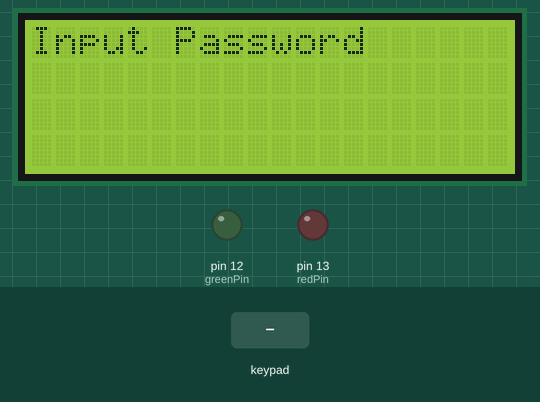
Recording of a sketch running on a simulated Arduino Uno, built with avr-gcc and run on an emulated ATmega328P. On the bench: 20×4 character LCD, output pins drawn as LEDs (lit = HIGH). The inputs (shaded band) are chosen by the test bench.

Above: at 1.2 s.
1.3 s: key '#' pressed
At 2.0 s:
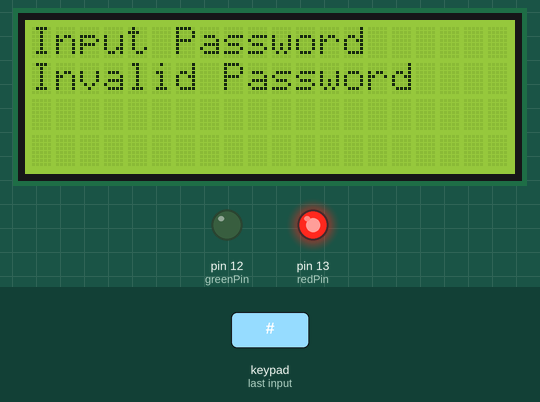
4.3 s: keypad keys 2 4 3 6 # pressed 0.4 s apart
At 6.7 s:
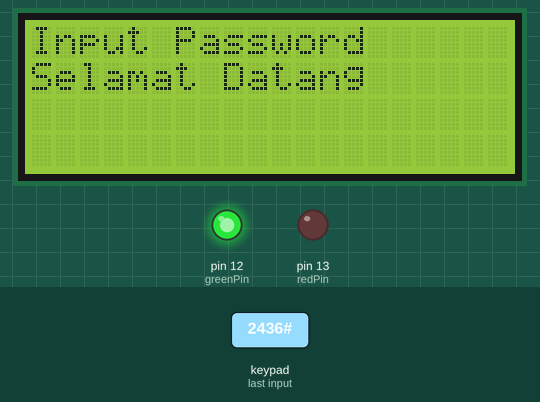
7.8 s: key '1' pressed
At 9.5 s:
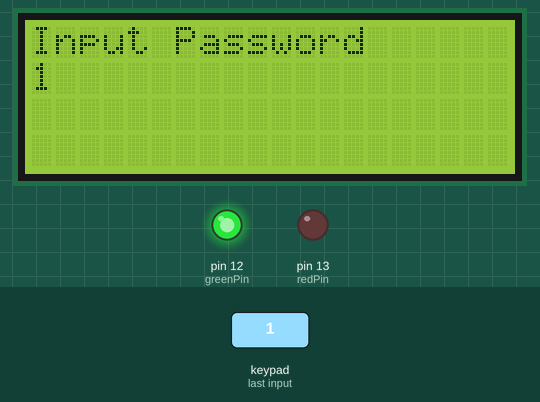
10.4 s: keypad keys 9 8 7 6 pressed 0.4 s apart
At 11.9 s:
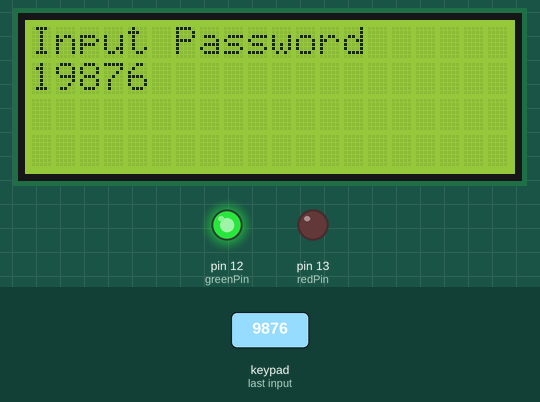
Timing chart, 0 to 13.4 s (numbered marks = the images above; inputs shaded):
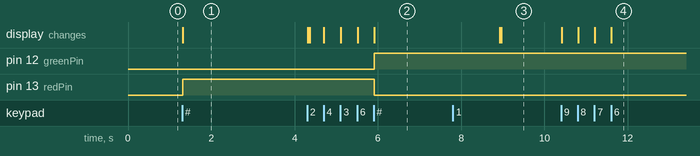

The sketch:

PraktikSistemKeamanan.ino
```cpp
#include <LiquidCrystal_I2C.h>
#include <Keypad.h>

LiquidCrystal_I2C lcd(0x27,20,4);

const byte ROWS = 4;
const byte COLS = 4;

char Keys[ROWS][COLS] = {
  {'1','2','3','A'},
  {'4','5','6','B'},
  {'7','8','9','C'},
  {'*','0','#','D'}
};

byte rowPins[ROWS] = { 9, 8, 7, 6 };
byte colPins[COLS] = { 5, 4, 3, 2 };

Keypad customKeypad = Keypad( makeKeymap(Keys), rowPins, colPins, ROWS, COLS);    //Masukkan info keypad pada library


char customKey;
int number = 0;
int password = 2436;
int redPin = 13;
int greenPin = 12;
void setup() {
  lcd.init ();
  lcd.setBacklight(HIGH);
  pinMode(redPin, OUTPUT);
 pinMode(greenPin, OUTPUT);
}

void loop() {

  lcd.setCursor(0,0);
  lcd.print("Input Password");

  customKey = customKeypad.getKey();

  //------------Prosedur jika input berupa angka------------//
  switch(customKey){
    case '0' ... '9':
      lcd.setCursor(0,1);
      number = number * 10 + (customKey - '0');
      lcd.print(number);
    break;

    //------------Jika input '#' maka cek password------------//
    case '#':
      if(number == password){
        lcd.setCursor(0,1);
        lcd.print("Selamat Datang");
        digitalWrite(redPin, LOW);
        digitalWrite(greenPin, HIGH);
        number = 0;
        delay(3000);
        lcd.clear();
      }
      else{
        lcd.setCursor(0,1);
        lcd.print("Invalid Password");
        digitalWrite(redPin, HIGH);
        digitalWrite(greenPin, LOW);
        number = 0;
        delay(3000);
        lcd.clear();
      }
    break;

    //------------Jika input '*' maka hapus tampilan------------//
    case '*':
      number = 0;
      lcd.clear();
    break;
  }
}
```

Measured:
- after the input at 1.3 s, pin 13 (redPin): LOW → HIGH at once; the display: changes at once (image 1)
- after the input at 4.3 s, pin 12 (greenPin): LOW → HIGH after 1.6 s; pin 13 (redPin): HIGH → LOW after 1.6 s
- after the input at 10.4 s, the display: first changes at once (image 4 shows a later state)
